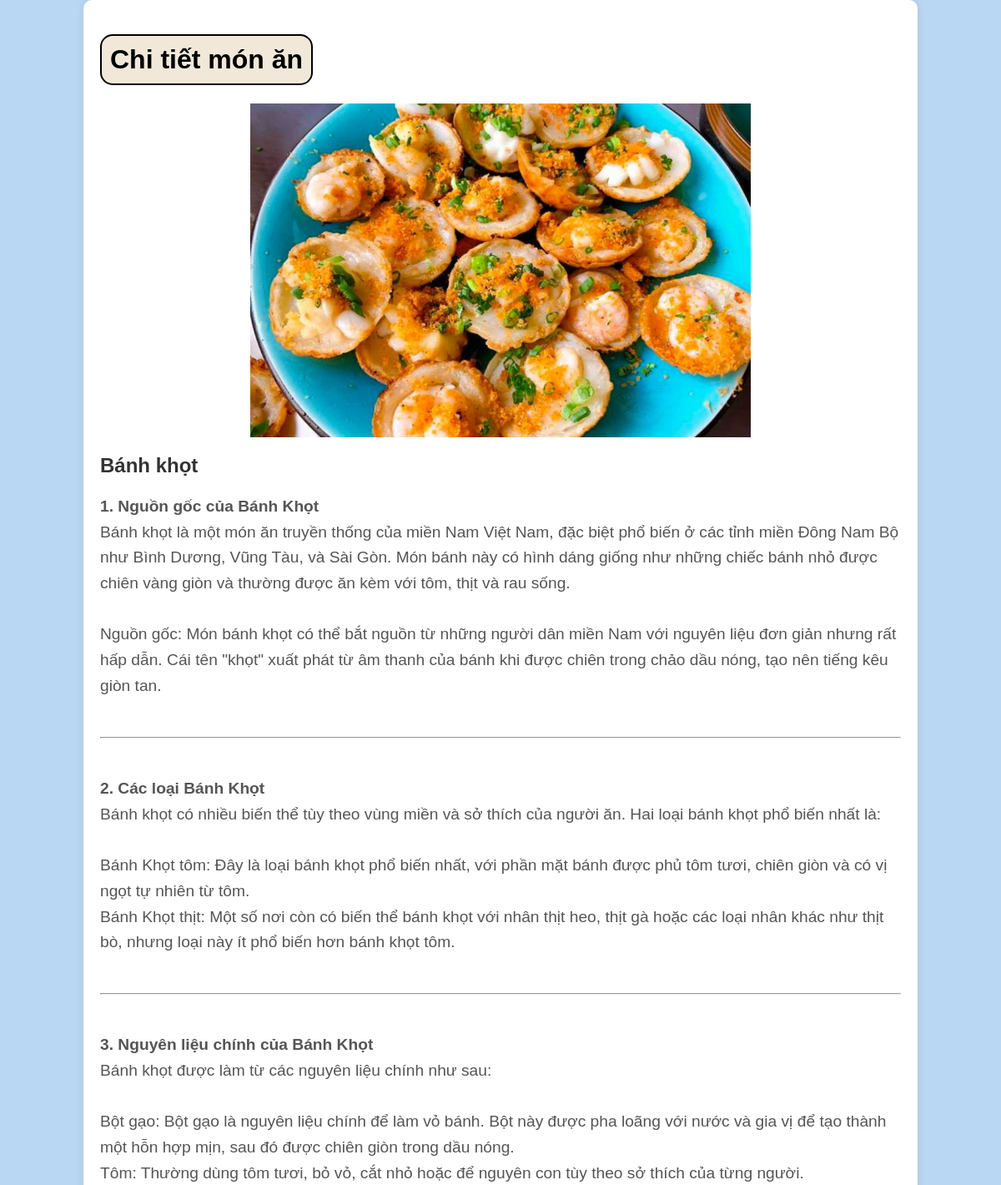
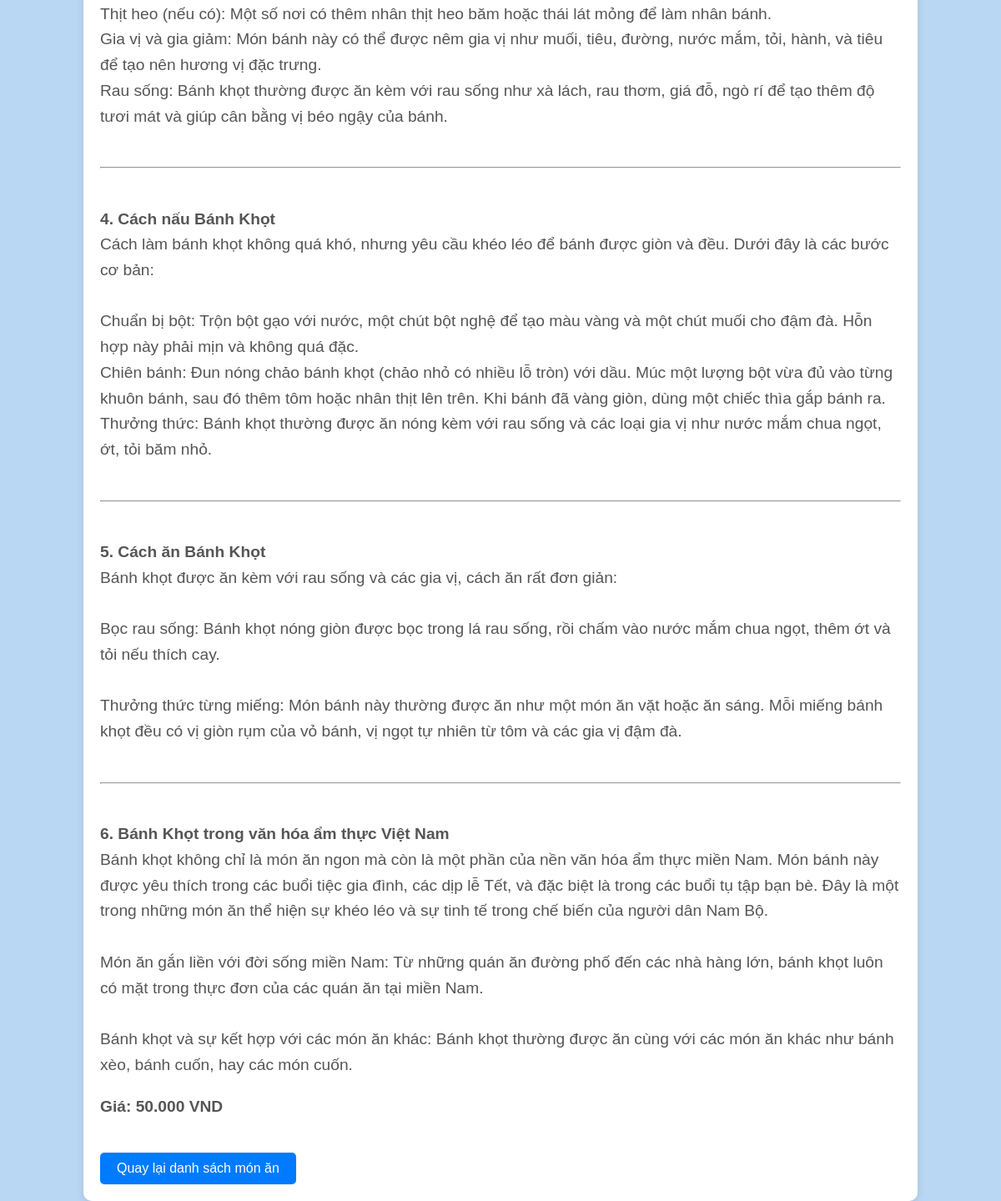
The app's page /backend/dishesdetail.php?id=2 with its own data (2 pictures, top to bottom).
### tables this page shows
CREATE TABLE `dishes` (
  `id` int(20) NOT NULL,
  `name` varchar(255) NOT NULL,
  `category` varchar(255) NOT NULL,
  `image` varchar(255) NOT NULL,
  `description` text NOT NULL,
  `price` int(20) NOT NULL
);

### backend/dishesdetail.php (the view, shortened to what this page needs)
<?php
include 'config.php';
$id = isset($_GET['id']) ? $_GET['id'] : 0;
if ($id > 0) {
    $sql = "SELECT * FROM dishes WHERE id = $id";
    $result = $conn->query($sql);
    if ($result->num_rows > 0) {
        $d = $result->fetch_assoc();
    } else {
        echo "Không tìm thấy món ăn!";
        exit;
    }
} else {
    echo "ID không hợp lệ!";
    exit;
}
?>
<!DOCTYPE html>
<html lang="vi">
<head>
</head>
<body>
    <div class="container">
        <h1>Chi tiết món ăn</h1>
        <img src="<?php echo $d['image'];; ?>" alt="<?php echo $d['name']; ?>" class="dish-image">
        <div class="dish-details">
            <h2><?php echo $d['name']; ?></h2>
            <p><?php echo nl2br($d['description']); ?></p>
            <p><strong>Giá:</strong> <b><?php echo number_format($d['price'], 0, ',', '.') . ' VND'; ?></b></p>
        </div>
        <a href="index.php" class="btnBack">Quay lại danh sách món ăn</a>
    </div>
</body>
</html>

### backend/dishesdetail.php (style rules this page uses)
body { font-family: Arial, sans-serif; background-color: #B9D6F3; margin: 0; padding: 0; }
.container { width: 80%; margin: 0 auto; padding: 20px; background-color: white; border-radius: 10px; box-shadow: 0 2px 10px rgba(0, 0, 0, 0.1); }
.container h1 { background-color: #F1E8D9; border: 2px solid #000; border-radius: 15px; padding: 10px; width: fit-content; font-family: Arial, sans-serif; }
.dish-image { display: block; margin: 0 auto; max-width: 100%; height: 400px; }
.dish-details { margin-top: 20px; }
.dish-details h2 { color: #333; }
.dish-details p { font-size: 1.2em; line-height: 1.6; color: #555; }
.btnBack { display: inline-block; padding: 10px 20px; background-color: #007bff; color: white; text-decoration: none; border-radius: 5px; margin-top: 20px; }

### records on screen
dishes: image (picture), name "Bánh khọt", description "1. Nguồn gốc của Bánh Khọt Bánh khọt là một món ăn truyền thống của miền Nam Việt Nam, đặc biệt phổ biến ở các tỉnh miền Đông Nam Bộ như Bình Dương, Vũng Tàu, và Sài Gòn. Món bánh này có hình dáng giống như những chiếc bánh nhỏ được chiên vàng giòn và thường được ăn kèm với tôm, thịt và rau sống. Nguồn gốc: Món bánh khọt có thể bắt nguồn từ những người dân miền Nam với nguyên liệu đơn giản nhưng rất hấp dẫn. Cái tên \"khọt\" xuất phát từ âm thanh của bánh khi được chiên trong chảo dầu nóng, tạo nên tiếng kêu giòn tan. 2. Các loại Bánh Khọt Bánh khọt có nhiều biến thể tùy theo vùng miền và sở thích của người ăn. Hai loại bánh khọt phổ biến nhất là: Bánh Khọt tôm: Đây là loại bánh khọt phổ biến…", price "50.000"
